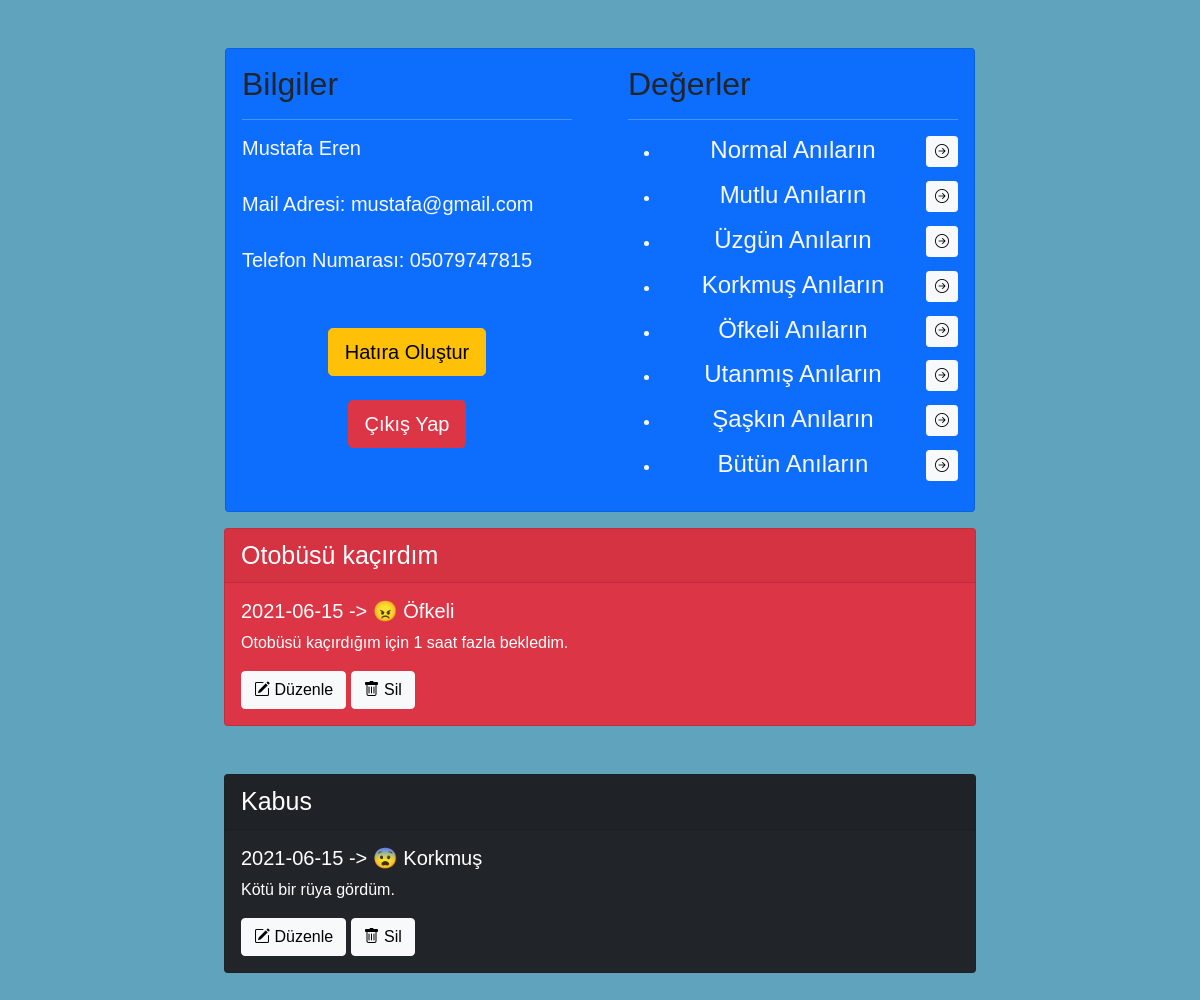
Page /index.php (signed in) on the committed database.
### tables this page shows
CREATE TABLE `hatiralar` (
  `ID` int(11) NOT NULL,
  `UyeId` int(11) NOT NULL,
  `HatiraIcerik` varchar(3000) NOT NULL,
  `Tarih` date NOT NULL,
  `Baslik` varchar(100) NOT NULL,
  `DuyguDurumu` varchar(50) NOT NULL,
  `DuyguEmoji` varchar(15) NOT NULL,
  `DuyguRenk` varchar(15) NOT NULL
);

### controllers/memoryGetter.php (called while the page is built, shortened)
<?php
$sqlGetMemories = "SELECT * FROM hatiralar WHERE UyeId=?";
$stmt = $baglanti -> prepare($sqlGetMemories);
$stmt -> bind_param('s',$_SESSION['id']);
$stmt -> execute();
$result = $stmt->get_result();
?>

### index.php (the view, shortened to what this page needs)
<?php
    require "controllers/memoryController.php";
    require "controllers/memoryGetter.php";
?>
<!DOCTYPE html>
<html lang="en">
<head>
    <link href="https://maxcdn.bootstrapcdn.com/font-awesome/4.3.0/css/font-awesome.min.css" rel="stylesheet">
    <link rel="stylesheet" href="style.css">
    <link href="https://cdn.jsdelivr.net/npm/bootstrap@5.0.1/dist/css/bootstrap.min.css" rel="stylesheet"
>
    <link rel="stylesheet" href="https://cdn.jsdelivr.net/npm/bootstrap-icons@1.5.0/font/bootstrap-icons.css">
</head>
<body >
    <div class="container  pb-3">
        <div class="card mb-3 text-light bg-primary rounded-5 mx-auto mt-5" style="max-width: 750px;">
            <div class="row">
                <div class="col">
                    <div class="card-body">
                        <h2 class="card-title text-dark">Bilgiler</h2>
                        <hr>
                        <h5> <?php echo $_SESSION['name']." ".$_SESSION['surname']    ?> </h5><br>
                        <h5 class="card-text">Mail Adresi: <?php echo $_SESSION['email']?></h5><br>
                        <h5 class="card-text">Telefon Numarası: <?php echo $_SESSION['telephone'] ?></h5><br>
                        <div class='mt-4' style='display:flex;flex-direction:column;justify-content: center;align-items: center;'>
                        <form action='index.php' method='POST'>
                        <button type="submit" name='addMemory-btn' class="btn btn-warning btn-lg">Hatıra Oluştur</button>
                        </form>
                        <br>
                        <a href='index.php?logout=1' class="btn btn-danger btn-lg">Çıkış Yap</a>
                        </div>
                    </div>
                </div>
                <div class="col">
                    <div class="card-body">
                        <h2 class="card-title text-dark">Değerler</h2>
                        <hr>
                        <ul  class='text-center'>
                            <li class='my-3  '><h4>Normal Anıların <a style='float: right;' href='index.php?duygu=<?php echo 'Normal' ?>' class="btn btn-light btn-sm"><i class="bi bi-arrow-right-circle"></i></a></h4></li>
                            <li class='my-3'><h4>Mutlu Anıların <a style='float: right;' href='index.php?duygu=<?php echo 'Mutlu' ?>' class="btn btn-light btn-sm text-right"><i class="bi bi-arrow-right-circle"></i></a></h4></li>
                            <li class='my-3'><h4>Üzgün Anıların <a style='float: right;' href='index.php?duygu=<?php echo 'Üzgün' ?>' class="btn btn-light btn-sm"><i class="bi bi-arrow-right-circle"></i></a></h4></li>
                            <li class='my-3'><h4>Korkmuş Anıların <a style='float: right;' href='index.php?duygu=<?php echo 'Korkmuş' ?>' class="btn btn-light btn-sm"><i class="bi bi-arrow-right-circle"></i></a></h4></li>
                            <li class='my-3'><h4>Öfkeli Anıların <a style='float: right;' href='index.php?duygu=<?php echo 'Öfkeli' ?>' class="btn btn-light btn-sm"><i class="bi bi-arrow-right-circle"></i></a></h4></li>
                            <li class='my-3'><h4>Utanmış Anıların <a style='float: right;' href='index.php?duygu=<?php echo 'Utanmış' ?>' class="btn btn-light btn-sm"><i class="bi bi-arrow-right-circle"></i></a></h4></li>
                            <li class='my-3'><h4>Şaşkın Anıların <a style='float: right;' href='index.php?duygu=<?php echo 'Şaşkın' ?>' class="btn btn-light btn-sm"><i class="bi bi-arrow-right-circle"></i></a></h4></li>
                            <li class='my-3'><h4>Bütün Anıların <a style='float: right;' href='index.php' class="btn btn-light btn-sm"><i class="bi bi-arrow-right-circle"></i></a></h4></li>
                        </ul>
                    </div>
                </div>
            </div>
        </div>
       <?php while($row=$result->fetch_assoc()): ?>
        <div class="card text-white bg-<?php echo $row['DuyguRenk'] ?> mb-5 mx-auto" style="max-width: 47rem;">
            <div class="card-header"><span style='font-size:25px'><?php echo $row['Baslik'] ?></span></div>
            <div class="card-body">
                <h5 class="card-title"><?php echo $row['Tarih']." -> ".$row['DuyguEmoji']." ".$row['DuyguDurumu'] ?></h5>
                <p class="card-text"><?php echo htmlspecialchars($row['HatiraIcerik']) ?></p>
                <a href='update_memory.php?update=<?php echo $row['ID'] ?>' class="btn btn-light"><i class="bi bi-pencil-square"></i> Düzenle</a>
                <a onclick="return deleletconfig()" href='index.php?delete=<?php echo $row['ID'] ?>' class="btn btn-light"><i class="bi bi-trash"></i> Sil</a>
            </div>
        </div>
       <?php endwhile; ?>
    </div>
</body>
</html>

### style.css (style rules this page uses)
* { font-family: 'Trebuchet MS', 'Lucida Sans Unicode', 'Lucida Grande', 'Lucida Sans', Arial, sans-serif; }
body, html { margin: 0; padding: 0; height: 100%; background: #60a3bc !important; }

### rows in the picture
hatiralar: Baslik "Otobüsü kaçırdım", Tarih "2021-06-15", DuyguEmoji "😠", DuyguDurumu "Öfkeli", HatiraIcerik "Otobüsü kaçırdığım için 1 saat fazla bekledim."
hatiralar: Baslik "Kabus", Tarih "2021-06-15", DuyguEmoji "😨", DuyguDurumu "Korkmuş", HatiraIcerik "Kötü bir rüya gördüm."

### other values in the picture
$_SESSION['name'] "Mustafa"
$_SESSION['surname'] "Eren"
$_SESSION['email'] "mustafa@gmail.com"
$_SESSION['telephone'] "05079747815"
